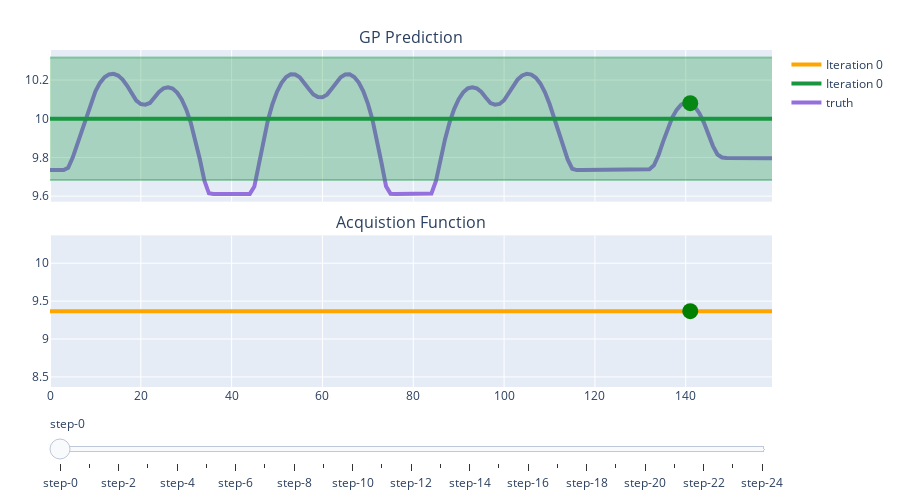

Here is the notebook cell this chart was saved with:
### Code cell
truth = np.array([objective_function(i) for i in range(len(atoms_data))])  # Calculate the true values for the atoms
X_plot = np.arange(len(atoms_data))  # X values for plotting

plot_bo(result, X_plot=X_plot, truth=truth)  # Call the function to plot the Bayesian optimization results
